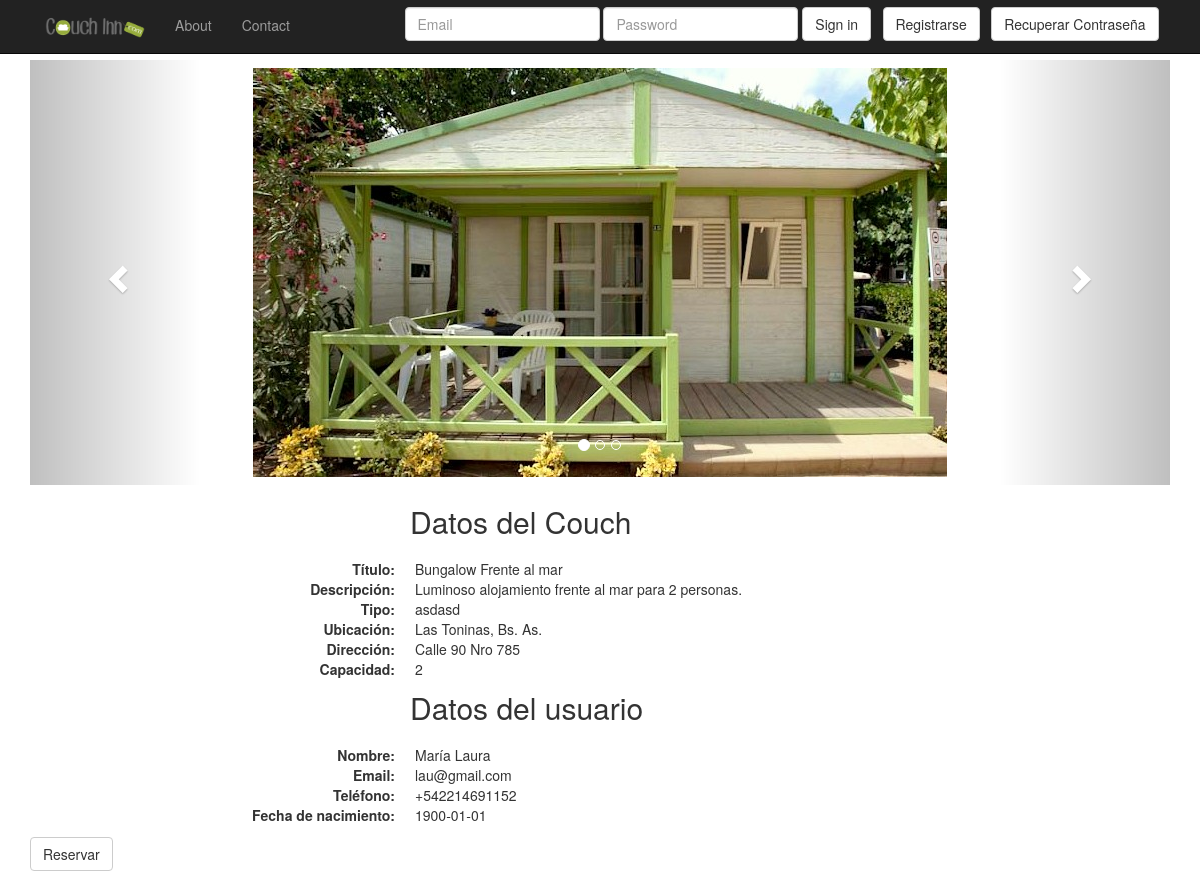
Screenshot of /detalle_couch.php?id=1 with the database file from the repository.
### tables this page shows
CREATE TABLE IF NOT EXISTS `couch` (
  `id_couch` int(100) NOT NULL AUTO_INCREMENT,
  `id_usuario` int(100) NOT NULL,
  `id_tipo` int(100) NOT NULL,
  `titulo` varchar(100) NOT NULL,
  `descripcion` text NOT NULL,
  `ubicacion` varchar(100) NOT NULL,
  `direccion` varchar(100) NOT NULL,
  `capacidad` int(100) NOT NULL,
  `eliminado_couch` tinyint(1) NOT NULL DEFAULT '0',
  `despublicado` tinyint(1) NOT NULL DEFAULT '0',
  PRIMARY KEY (`id_couch`),
  KEY `id_tipo` (`id_tipo`)
);

CREATE TABLE IF NOT EXISTS `foto` (
  `id_foto` int(100) NOT NULL AUTO_INCREMENT,
  `id_couch` int(100) NOT NULL,
  `ruta` varchar(100) NOT NULL,
  PRIMARY KEY (`id_foto`),
  UNIQUE KEY `ruta` (`ruta`),
  KEY `id_couch` (`id_couch`)
);

CREATE TABLE IF NOT EXISTS `tipo` (
  `id_tipo` int(100) NOT NULL AUTO_INCREMENT,
  `nombre_tipo` varchar(30) NOT NULL,
  `eliminado` tinyint(1) DEFAULT '0',
  PRIMARY KEY (`id_tipo`)
);

CREATE TABLE IF NOT EXISTS `usuario` (
  `id_usuario` int(100) NOT NULL AUTO_INCREMENT,
  `email` varchar(30) NOT NULL,
  `nombre` varchar(35) NOT NULL,
  `apellido` varchar(35) NOT NULL,
  `fnac` date NOT NULL,
  `telefono` varchar(25) NOT NULL,
  `clave` varchar(15) NOT NULL,
  PRIMARY KEY (`id_usuario`) USING BTREE,
  UNIQUE KEY `email` (`email`),
  KEY `email_2` (`email`)
);

### detalle_couch.php (the view, shortened to what this page needs)
<?php
include("conectarBD.php");
$first= true;
$esDuenio = false;
$query= "SELECT * FROM couch INNER JOIN tipo ON (couch.id_tipo = tipo.id_tipo) INNER JOIN usuario ON (couch.id_usuario = usuario.id_usuario) WHERE (couch.id_couch ='".$_GET["id"]."' AND couch.eliminado_couch = 0)";
$resultado= mysqli_query($conexion, $query);
if (mysqli_num_rows($resultado) == 1){
?>
<!DOCTYPE html>
<html>
<head>
    <link href="bootstrap/css/bootstrap.min.css" rel="stylesheet">
    <link href="default.css" rel="stylesheet">
</head>
<body>
<?php include("navbar.php"); ?>
<div class="container">
    <?php while ( $couch = mysqli_fetch_array($resultado)) {
        $query_foto="SELECT ruta FROM foto WHERE id_couch='".$_GET["id"]."'";
        $resultado_foto=mysqli_query($conexion, $query_foto);
        $cant_fotos=mysqli_num_rows($resultado_foto);
        ?>
        <div id="myCarousel" class="carousel slide" data-ride="carousel">
            <ol class="carousel-indicators">
                <?php for($i = 0; $i < $cant_fotos; $i++){ ?>
                    <li data-target="#myCarousel" data-slide-to=<?php echo($i); if($i == 0){ echo(" class=active");} ?>></li>
                <?php } ?>
            </ol>
            <div class="carousel-inner" role="listbox">
                <?php while ( $foto = mysqli_fetch_array($resultado_foto)) {
                    if( $first){ $first=false;?>
                    <div class="item active">
                        <img  src=<?php echo("fotos_hospedajes/".$foto["ruta"]);?> >
                     </div>
                <?php } else {?>
                    <div class="item">
                        <img  src=<?php echo("fotos_hospedajes/".$foto["ruta"]);?> >
                    </div>
                <?php }
                } ?>
            </div>
            <a class="left carousel-control" href="#myCarousel" role="button" data-slide="prev">
                <span class="glyphicon glyphicon-chevron-left" aria-hidden="true"></span>
            </a>
            <a class="right carousel-control" href="#myCarousel" role="button" data-slide="next">
                <span class="glyphicon glyphicon-chevron-right" aria-hidden="true"></span>
            </a>
        </div>
        <p class="h2 col-md-offset-4"> Datos del Couch</p>
        <div class="col-md-offset-2 col-md-6 inf_couch">
            <d1 class="dl-horizontal">
                <dt> Título: </dt>
                <dd> <?php echo($couch["titulo"]) ?></dd>
                <dt> Descripción: </dt>
                <dd> <?php echo($couch["descripcion"]) ?></dd>
                <dt> Tipo:</dt>
                <dd> <?php echo($couch["nombre_tipo"]) ?></dd>
                <dt> Ubicación: </dt>
                <dd> <?php echo($couch["ubicacion"]) ?></dd>
                <dt> Dirección: </dt>
                <dd> <?php echo($couch["direccion"]) ?></dd>
                <dt> Capacidad: </dt>
                <dd> <?php echo($couch["capacidad"]) ?></dd>
            </d1>
        </div>
        <p class="h2 col-md-offset-4"> Datos del usuario</p>
        <div class="col-md-offset-2 col-md-6 inf_couch">
            <d1 class="dl-horizontal">
                <dt> Nombre: </dt>
                <dd> <?php echo($couch["nombre"]) ?> <?php echo($couch["apellido"]) ?></dd>
                <dt> Email:</dt>
                <dd> <?php echo($couch["email"]) ?></dd>
                <dt> Teléfono:</dt>
                <dd> <?php echo($couch["telefono"]) ?></dd>
                <dt> Fecha de nacimiento:</dt>
                <dd> <?php echo($couch["fnac"]) ?></dd>
            </d1>
        </div>
    <?php   }    ?>
    <?php   if (!$esDuenio) {  ?>
                <a class="btn btn-default" href="index.php">Reservar</a>
        <?php   }  ?>
</div>
</body>
</html>
<?php } else {
    echo("Este Couch ha sido eliminado"); ?>
    <br><a class="btn btn-default" href="index.php">Volver</a>
<?php } ?>

### default.css (style rules this page uses)
.inf_couch { margin-right: 100%; margin-bottom: 1%; padding-top: 1%; }
.item { height: 425px; }
.carousel-inner > .item img { max-height: 100%; max-width: 100%; position: absolute; top: 0; bottom: 0; left: 0; right: 0; margin: auto; }

### rows the page displays
couch: titulo "Bungalow Frente al mar", descripcion "Luminoso alojamiento frente al mar para 2 personas.", id_tipo.nombre_tipo "asdasd", ubicacion "Las Toninas, Bs. As.", direccion "Calle 90 Nro 785", capacidad "2", id_usuario.nombre "María", id_usuario.apellido "Laura", id_usuario.email "lau@gmail.com", id_usuario.telefono "+542214691152", id_usuario.fnac "1900-01-01"
foto: ruta (picture)
